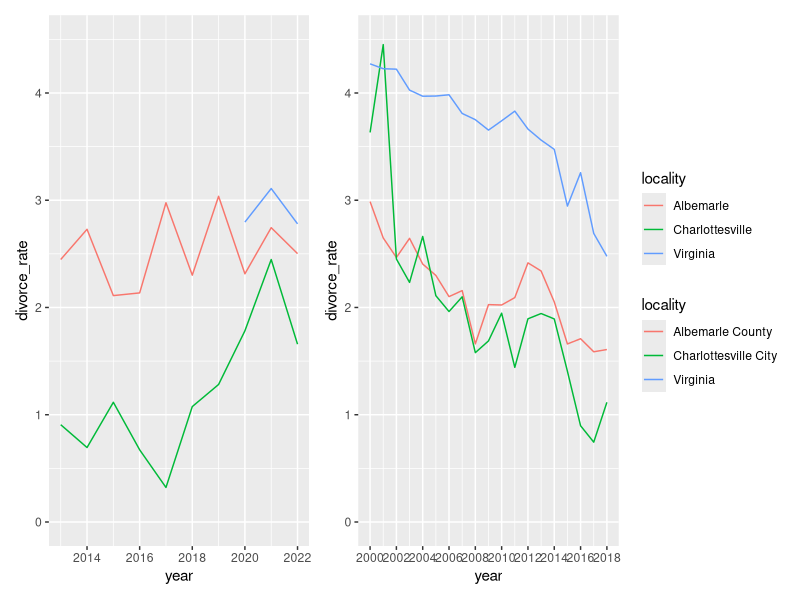
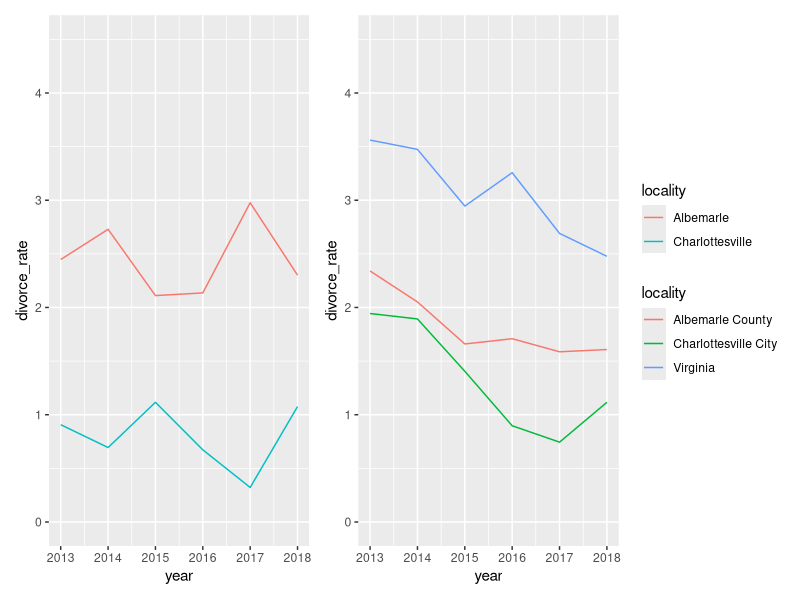

The R script that drew these images, in order:
# compare divorce data

library(tidyverse)
library(patchwork)

divorce_vdh <- read_csv("data/divorce_vdh.csv")
divorce_cc <- read_csv("data/divorce_circuit.csv")

# compare entire series
vdhplot <- ggplot(divorce_vdh, 
                  aes(x = year, y = divorce_rate, color = locality)) +
  geom_line() +
  scale_y_continuous(limits = c(0,4.5)) +
  scale_x_continuous(breaks = seq(2000,2022, 2)) 

ccplot <- ggplot(divorce_cc, 
                  aes(x = year, y = divorce_rate, color = locality)) +
  geom_line() +
  scale_y_continuous(limits = c(0,4.5)) +
  scale_x_continuous(breaks = seq(2000,2022, 2)) 

ccplot + vdhplot + plot_layout(guides='collect')

# compare years of overlap

vdhplot <- ggplot(divorce_vdh %>% filter(year > 2012 & year < 2019), 
                  aes(x = year, y = divorce_rate, color = locality)) +
  geom_line() +
  scale_y_continuous(limits = c(0,4.5)) +
  scale_x_continuous(breaks = seq(2013,2018,1)) 

ccplot <- ggplot(divorce_cc %>% filter(year > 2012 & year < 2019), 
                 aes(x = year, y = divorce_rate, color = locality)) +
  geom_line() +
  scale_y_continuous(limits = c(0,4.5)) +
  scale_x_continuous(breaks = seq(2013,2018,1)) 

ccplot + vdhplot + plot_layout(guides='collect')
